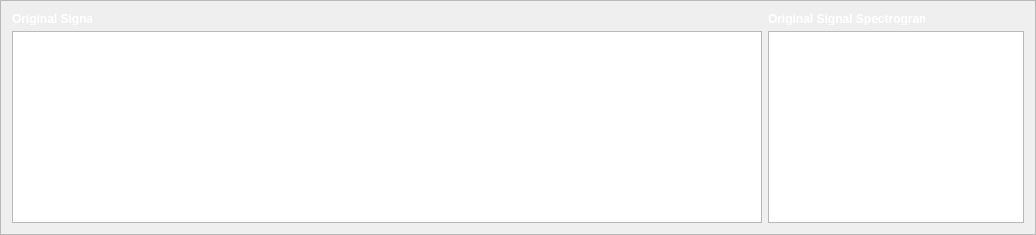
               <widget class="QFrame" name="frame_21">
                <property name="frameShape">
                 <enum>QFrame::StyledPanel</enum>
                </property>
                <property name="frameShadow">
                 <enum>QFrame::Raised</enum>
                </property>
                <layout class="QGridLayout" name="gridLayout_31">
                 <item row="1" column="1">
                  <widget class="PlotWidget" name="ECG_Abnormalities_Original_Signal_Spectrogram">
                   <property name="maximumSize">
                    <size>
                     <width>680</width>
                     <height>16777215</height>
                    </size>
                   </property>
                  </widget>
                 </item>
                 <item row="1" column="0">
                  <widget class="PlotWidget" name="ECG_Abnormalities_Original_Signal_PlotWidget">
                   <property name="minimumSize">
                    <size>
                     <width>750</width>
                     <height>0</height>
                    </size>
                   </property>
                  </widget>
                 </item>
                 <item row="0" column="0">
                  <widget class="QLabel" name="label_21">
                   <property name="sizePolicy">
                    <sizepolicy hsizetype="Maximum" vsizetype="Maximum">
                     <horstretch>0</horstretch>
                     <verstretch>0</verstretch>
                    </sizepolicy>
                   </property>
                   <property name="maximumSize">
                    <size>
                     <width>80</width>
                     <height>13</height>
                    </size>
                   </property>
                   <property name="font">
                    <font>
                     <weight>75</weight>
                     <bold>true</bold>
                    </font>
                   </property>
                   <property name="styleSheet">
                    <string notr="true">color: rgb(255, 255, 255);</string>
                   </property>
                   <property name="text">
                    <string>Original Signal</string>
                   </property>
                  </widget>
                 </item>
                 <item row="0" column="1">
                  <widget class="QLabel" name="label_22">
                   <property name="sizePolicy">
                    <sizepolicy hsizetype="Maximum" vsizetype="Maximum">
                     <horstretch>0</horstretch>
                     <verstretch>0</verstretch>
                    </sizepolicy>
                   </property>
                   <property name="maximumSize">
                    <size>
                     <width>157</width>
                     <height>13</height>
                    </size>
                   </property>
                   <property name="font">
                    <font>
                     <weight>75</weight>
                     <bold>true</bold>
                    </font>
                   </property>
                   <property name="styleSheet">
                    <string notr="true">color: rgb(255, 255, 255);</string>
                   </property>
                   <property name="text">
                    <string>Original Signal Spectrogram</string>
                   </property>
                  </widget>
                 </item>
                </layout>
               </widget>
